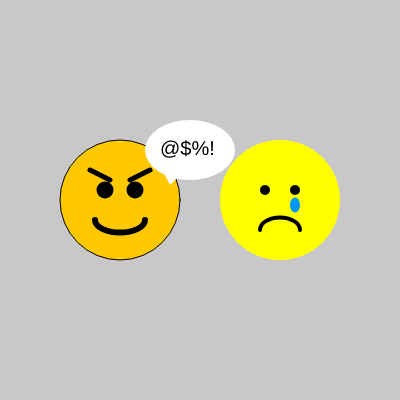
Frame 1 (no input)
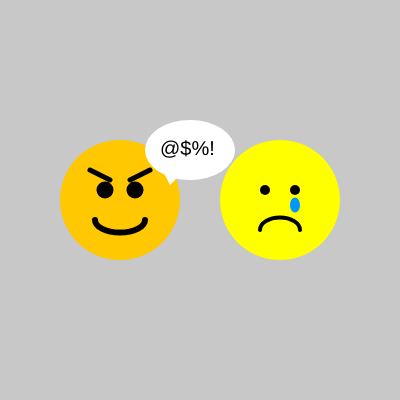
Frame 2 (the mouse pressed at the canvas centre, redrawn once)

The p5.js sketch that drew these frames (run headless with seeded random() and noise() and a simulated clock; the mouse was pressed at the canvas centre and the sketch redrawn once):

// p5.js sketch
// ── sketch.js
function setup() {
  createCanvas(400, 400);
  noLoop();
}

function draw() {
  background(200);

  fill(255, 200, 0);
  ellipse(120, 200, 120, 120);

  stroke(0);
  strokeWeight(5);
  line(90, 170, 110, 180);
  line(130, 180, 150, 170);

  fill(0);
  ellipse(105, 190, 12, 12);
  ellipse(135, 190, 12, 12);

  noFill();
  strokeWeight(6);
  arc(120, 220, 50, 25, 0, PI);

  fill(255);
  noStroke();
  ellipse(190, 150, 90, 60);
  triangle(160, 165, 180, 175, 170, 185);
  fill(0);
  textSize(20);
  text("@$%!", 160, 155);

  noStroke();
  fill(255, 255, 0);
  ellipse(280, 200, 120, 120);

  fill(0);
  ellipse(265, 190, 10, 10);
  ellipse(295, 190, 10, 10);

  noFill();
  stroke(0);
  strokeWeight(4);
  arc(280, 230, 40, 25, PI, 0);

  noStroke();
  fill(0, 150, 255);
  ellipse(295, 205, 10, 15);
}
